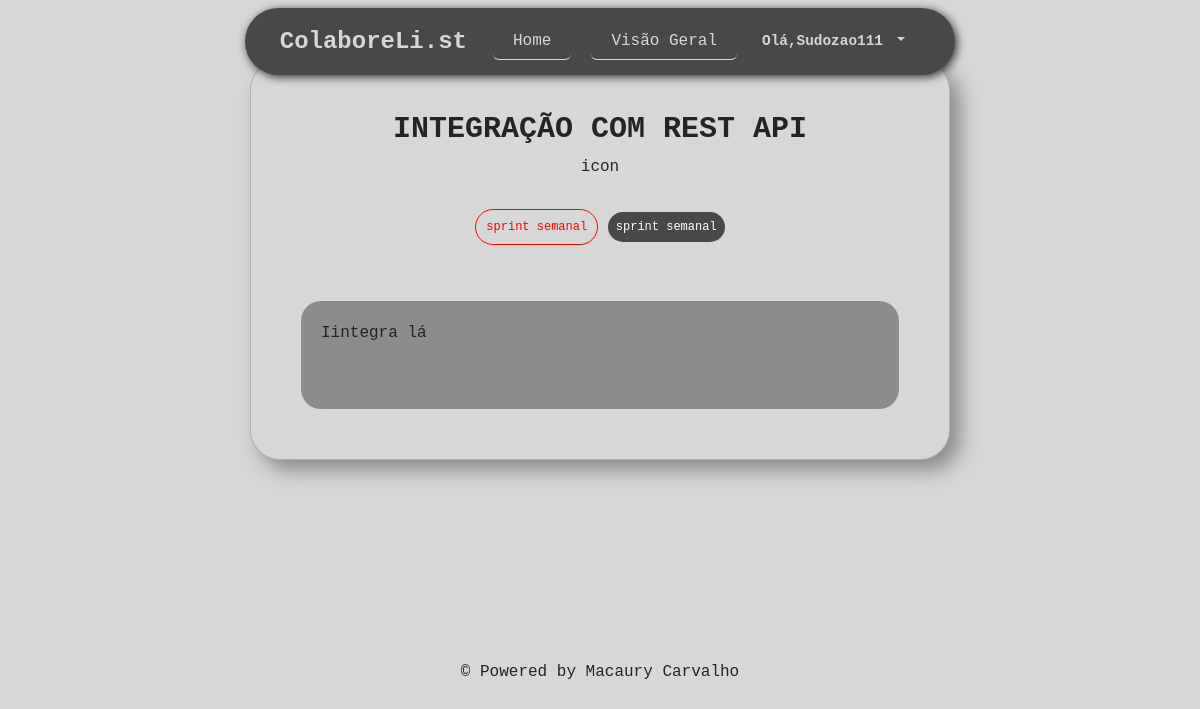
Page /tarefa/24/ (signed in) on the committed database.
### tarefas/models.py (models this page shows, shortened)
class Tarefas(models.Model):
    sprint_semanal = 'sprint semanal'
    sprint_quinzenal = 'sprint quinzenal'
    sprint_mensal = 'sprint mensal'
    sprint_anual = 'sprint anual'
    status_1 = 'aberto'
    status_2 = 'standby'
    status_3 = 'andamento'
    status_4 = 'finalizado'
    categoria_list = [(sprint_semanal ,'sprint semanal'),(sprint_quinzenal ,'sprint quinzenal'),(sprint_mensal ,'sprint mensal'),(sprint_anual ,'sprint anual')]
    status_list = [(status_1,'aberto'),(status_3,'andamento'),(status_2,'standby'),(status_4,'finalizado')]
    usuario = models.ForeignKey(get_user_model(),on_delete=models.CASCADE)
    titulo = models.CharField(max_length=40)
    descricao = models.TextField(blank=False,max_length=254)
    categoria= models.CharField(max_length=20,choices=categoria_list,default=sprint_semanal)
    status= models.CharField(max_length=18,choices=status_list,default=status_1)
    created_at = models.DateTimeField(auto_now_add=True)
    update_at = models.DateTimeField(auto_now=True)

### tarefas/views.py (the view)
# urls.py: path('tarefa/<int:id>/',views.tarefaView, name='TarefaView'),
@login_required
def tarefaView(request, id):
    tarefa = get_object_or_404(Tarefas, pk=id)
    return render(request,'tarefas/tarefaView.html',{'tarefa':tarefa})

### templates/tarefas/tarefaView.html (shortened to what this page needs)
{% extends 'base.html' %}
{% block content %}
<div class="container ">
  <div class="card  tarefa-view text-center ">
      <div class="col ">
          <h2>{{ tarefa.titulo }}</h2>
          <span>icon</span>
        <div class="col row-tags">
          <span class="status md-4" >{{tarefa.status}}</span>
          <span class="categoria" >{{tarefa.categoria}}</span>
        </div>
      </div>
      <div class="col bottom descricao-view">
        <p>{{ tarefa.descricao }}</p>
      </div>
  </div>
</div>
{% endblock %}

### templates/base.html (shortened to what this page needs)
{% load static %}
<!DOCTYPE html>
<html lang="pt-br">
<head>
    <link href="https://cdn.jsdelivr.net/npm/bootstrap@5.3.7/dist/css/bootstrap.min.css" rel="stylesheet"
>
    <link rel="stylesheet" href="https://cdnjs.cloudflare.com/ajax/libs/font-awesome/6.5.2/css/all.min.css"
 />
    <link rel="stylesheet" href="{% static '/css/style.css' %}">
</head>
<body>
    {% if user.is_authenticated %}
    <nav class="navbar navbar-expand fixed-top  ">
        <div class=" container-fluid navbar-estilo ">
            <div id="brand">
                <a class="navbar-brand" href="/">ColaboreLi.st</a>
            </div>
            <ul class=" navbar-nav ">
                <li class="nav-item ">
                    <button class="btn btn-primary home">
                        <a class="nav-link active" aria-current="page" href="/">Home</a>
                    </button>
                </li>
                <li class="nav-item">
                    <button class="btn btn-primary overview">
                        <a class="nav-link active" aria-current="page" href="/overview">Visão Geral</a>
                    </button>
                </li>
            </ul>
            <div class="nav-item dropdown user-div">
                <a class="nav-link dropdown-toggle" href="#" role="button" data-bs-toggle="dropdown"
                    aria-expanded="false">
                    Olá,{{user.username}}
                </a>
            </div>
            {% endif %}
        </div>
    </nav>
    <main>
        {% block content %}
        {% endblock %}
    </main>
    <footer id="footer-bottom" class="py-3  mt-auto ">
        <div class="text-center">
            <p class="mb-0">&copy; Powered by Macaury Carvalho</p>
        </div>
    </footer>
</body>
</html>

### tarefas/static/css/style.css (style rules this page uses)
body { margin: 0 !important; padding: 0 !important; font-family: monospace !important; background-color: #d7d7d7; }
a { text-decoration: none !important; }
main { min-height: 80vh !important; padding: 20px 0 !important; }
.navbar-estilo { width: fit-content !important; padding: 15px !important; background-color: #484848 !important; border-radius: 80px !important; box-shadow: 2px 2px 10px #2f2f2f; }
.navbar-brand { margin-left: 20px; }
.navbar-brand { font-weight: bold !important; font-size: 1.5em !important; color: #d7d7d7; }
#footer-bottom { background-color: transparent !important; padding: 20px 0 !important; text-align: center; border-radius: 100px 0px 0px 0 !important; }

### tarefas/static/css/overview.css (style rules this page uses)
.categoria { background-color: #484848; color: white !important; padding: 8px !important; }
.status { color: red !important; border: 0.5px solid red !important; padding: 10px; }
.categoria ,.status { border-radius: 20px; font-size: 12px !important; width: 100px !important; margin: auto !important; }
.nav-link { color: #D7D7D7 !important; }
.home, .overview { animation-duration: 0.5s !important; background-color: transparent !important; border: transparent; border-bottom: 0.4px solid #D7D7D7 !important; margin: 0 10px !important; --bs-nav-link-padding-y: 0rem !important; }
.card { position: relative !important; border-radius: 20px !important; padding: 20px !important; overflow: hidden; box-shadow: 10px 10px 17px #323232e3; }
.tarefa-view { margin: 40px auto !important; border-radius: 30px !important; padding: 50px !important; width: 700px !important; min-height: 400px !important; background-color: #d7d7d7; box-shadow: 10px 10px 20px #4848448a !important; }
.row-tags { margin: 35px 0 !important; }
.tarefa-view .descricao-view { background-color: #8d8c8c; border-radius: 20px !important; padding: 20px !important; }
.tarefa-view .descricao-view p { text-align: start !important; }
.tarefa-view h2 { font-size: 30px !important; font-weight: bold !important; text-transform: uppercase !important; }

### tarefas/static/css/registration.css (style rules this page uses)
.user-div { margin-right: 20px; padding: 7px 15px; color: white !important; font-size: 0.9em; word-spacing: 2px; font-weight: bold; border-radius: 7px; }

### rows in the picture
Tarefas: titulo "INTEGRAÇÃO COM REST API", status "sprint semanal", categoria "sprint semanal", descricao "Iintegra lá"

### other values in the picture
{{ user.username }} "Sudozao111"
